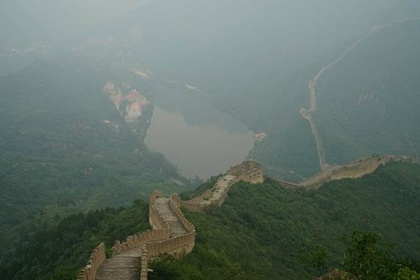
%> input picture lab1/asset/image/color.jpg, 420 x 280 px, shrunk from 690 x 460 before the run
$ octave --eval "result = Histogram_equalization(imread('../asset/image/color.jpg'));"   (GNU Octave 9; MATLAB toolbox functions it lacks are replaced by stand-ins)
%> lines starting %> are read from the running program, lines starting %| are printed output that depends on the picture; in (x1, y1, x2, y2) boxes, pixels count from 0 and x2, y2 are one past the last pixel; in counts of white or black regions, pixels touching at a corner belong together; the program's own positions count from 1
function [output] = Histogram_equalization(input_image)
%first test the image is a RGB or gray image
if numel(size(input_image)) == 3
    %this is a RGB image
    %here is just one method, if you have other ways to do the
    %equalization, you can change the following code

    %several methods to process RGB-images(need choose)
    %output = method1(input_image);
    %output = method2(input_image);
    output = method3(input_image);
    %output = method4(input_image);
    %output = method5(input_image);
    %output = method6(input_image);

else
    %this is a gray image
    [output] = hist_equal(input_image);
end
    % [22 lines left out: functions method1, method2, not called in this run]

    function [output] = method3(input_image)
    %convert RGB to HSI, apply hist_equal to I-dimension
    tmp = rgb2hsi(input_image);
%> in rgb2hsi, `theta = acos(num./(den + eps));`:
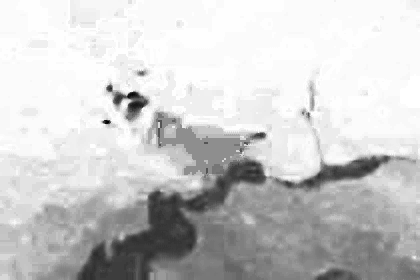
%> theta: size 280x420 double; min 1.37e-07, max 3.14, mean 2.51; drawn with min black and max white
%> in rgb2hsi, `H(b > g) = 2*pi - H(b > g);`:
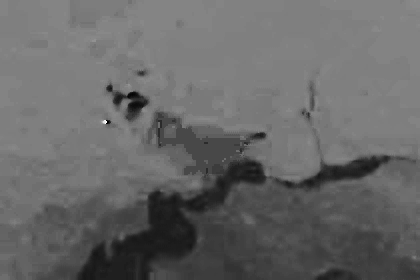
%> H: size 280x420 double; 8.72% of pixels changed, all inside (x1, y1, x2, y2) = (0, 0, 420, 160); drawn with min black and max white
%> in rgb2hsi, `S = 1 - 3.* num./den;`:
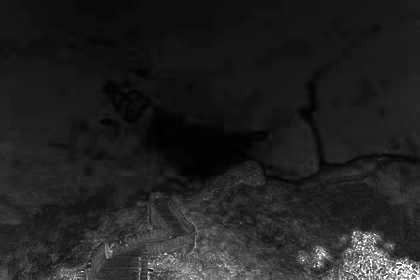
%> S: size 280x420 double; min 0, max 1, mean 0.134
%> in rgb2hsi, `H(S == 0) = 0;`: H: size 280x420 double; min 0, max 0.984, mean 0.401
%> in rgb2hsi, `hsi = cat(3, H, S, I);`:
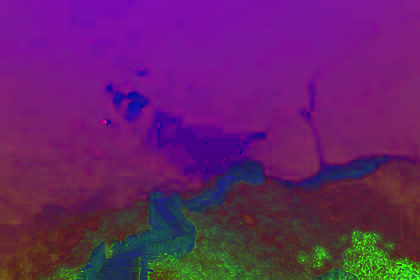
%> hsi: size 280x420x3 double; mean R, G, B 0.401, 0.134, 0.41
    h = tmp(:, :, 1);
    s = tmp(:, :, 2);
    i = tmp(:, :, 3);
    h1 = h;
    s1 = s;
    i1 = hist_equal(round(i * 255))/255;
%> after the loop in hist_equal, `for i = 1:r`: hist_a = 256 values, max 1322 at index 134, min 0 at index 1, mean 459.4
%> in hist_equal, `hist_a = hist_a / total_pixel;`: hist_a = 256 values, max 0.0112 at index 134, min 0 at index 1, mean 0.00391
%> after the loop in hist_equal, `for len = 1:total_graylevel`: out_b = 256 values from 0 to 255
%> after the loop in hist_equal, `for i = 1:r`:
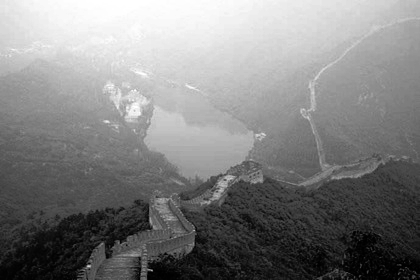
%> input_channel: size 280x420 double; min 0, max 255, mean 128.4
    output = hsi2rgb(cat(3,h1,s1,i1));
    end

    % [35 lines left out: functions method4, method5, method6, not called in this run]

    function [hsi] = rgb2hsi(rgb)
    %convert RGB to HSI
    rgb = im2double(rgb);
    r = rgb(:, :, 1);
    g = rgb(:, :, 2);
    b = rgb(:, :, 3);
    num = 0.5*((r - g) + (r - b));
    den = sqrt((r - g).^2 + (r - b).*(g - b));
    theta = acos(num./(den + eps));
    H = theta;
    H(b > g) = 2*pi - H(b > g);
    H = H/(2*pi);
    num = min(min(r, g), b);
    den = r + g + b;
    den(den == 0) = eps;
    S = 1 - 3.* num./den;
    H(S == 0) = 0;
    I = (r + g + b)/3;
    hsi = cat(3, H, S, I);
    end

    function [rgb] = hsi2rgb(hsi)
    %convert HSI to RGB
    H = hsi(:, :, 1) * 2 * pi;
    S = hsi(:, :, 2);
    I = hsi(:, :, 3);
    R = zeros(size(hsi, 1), size(hsi, 2));
    G = zeros(size(hsi, 1), size(hsi, 2));
    B = zeros(size(hsi, 1), size(hsi, 2));
    idx = find( (0 <= H) & (H < 2*pi/3));
    B(idx) = I(idx) .* (1 - S(idx));
    R(idx) = I(idx) .* (1 + S(idx) .* cos(H(idx)) ./ cos(pi/3 - H(idx)));
    G(idx) = 3*I(idx) - (R(idx) + B(idx));
    idx = find( (2*pi/3 <= H) & (H < 4*pi/3) );
    R(idx) = I(idx) .* (1 - S(idx));
    G(idx) = I(idx) .* (1 + S(idx) .* cos(H(idx) - 2*pi/3) ./ cos(pi - H(idx)));
    B(idx) = 3*I(idx) - (R(idx) + G(idx));
    idx = find( (4*pi/3 <= H) & (H <= 2*pi));
    G(idx) = I(idx) .* (1 - S(idx));
    B(idx) = I(idx) .* (1 + S(idx) .* cos(H(idx) - 4*pi/3) ./cos(5*pi/3 - H(idx)));
    R(idx) = 3*I(idx) - (G(idx) + B(idx));
    rgb = cat(3, R, G, B);
    rgb = max(min(rgb, 1), 0);
    end

    % [45 lines left out: functions rgb2yuv, yuv2rgb, rgb2ycbcr, ycbcr2rgb, not called in this run]

    function [output2] = hist_equal(input_channel)
    %concretely realize hist_qual
    %get basic information of input
    [r,c] = size(input_channel);
    total_pixel = r * c;
    total_graylevel = 256;
    %count dots for each graylevel
    hist_a = zeros(1,total_graylevel);
    for i = 1:r
        for j = 1:c
            hist_a(1,input_channel(i,j)+1) = hist_a(1,input_channel(i,j)+1) + 1;
        end
    end
    hist_a = hist_a / total_pixel;
    %get the graylevel conversion function
    out_b = zeros(1,total_graylevel);
    for len = 1:total_graylevel
        sum = 0;
        for tmp = 1:len
            sum = sum + hist_a(1,tmp);
        end
        out_b(1,len) = round(sum * (total_graylevel - 1));
    end
    %apply graylevel conversion function to tranform original input
    for i = 1:r
        for j = 1:c
            input_channel(i,j) = out_b(1,input_channel(i,j)+1);
        end
    end
    output2 = input_channel;
    end

end
%> in hsi2rgb, `idx = find( (0 <= H) & (H < 2*pi/3));`: idx = 34627 values from 3625 to 117600
%> in hsi2rgb, `R(idx) = I(idx) .* (1 + S(idx) .* cos(H(idx)) ./ cos(pi/3 - H(idx)));`:
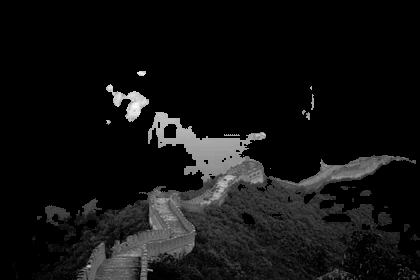
%> R: size 280x420 double; min 0, max 1.07, mean 0.076; drawn with min black and max white
%> in hsi2rgb, `idx = find( (2*pi/3 <= H) & (H < 4*pi/3) );`: idx = 82958 values from 1 to 117580
%> in hsi2rgb, `idx = find( (4*pi/3 <= H) & (H <= 2*pi));`: idx = [28682; 28683; 28962; 28963; 28964; 29241; 29242; 29243; 29244; 29521; 29522; 29523; 29524; 29802; 29803]
%> in hsi2rgb, `G(idx) = I(idx) .* (1 - S(idx));`: G: size 280x420 double; min 0, max 1.03, mean 0.534; mean of the top-left, top-right, bottom-left and bottom-right quarters 0.82, 0.729, 0.316, 0.271
%> in hsi2rgb, `B(idx) = I(idx) .* (1 + S(idx) .* cos(H(idx) - 4*pi/3) ./cos(5*pi/3 - ..`: B: size 280x420 double; min 0, max 1.03, mean 0.507; mean of the top-left, top-right, bottom-left and bottom-right quarters 0.814, 0.724, 0.27, 0.219
%> in hsi2rgb, `R(idx) = 3*I(idx) - (G(idx) + B(idx));`: R: size 280x420 double; min 0, max 1.07, mean 0.47
%> in hsi2rgb, `rgb = cat(3, R, G, B);`:
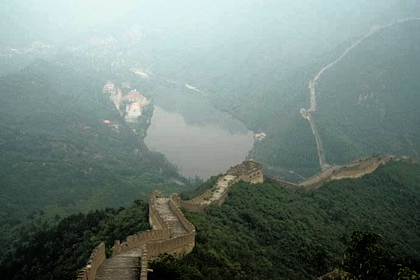
%> rgb: size 280x420x3 double; mean R, G, B 0.47, 0.534, 0.507; drawn with min black and max white

$ run again, on lab1/asset/image/sample0.jpg
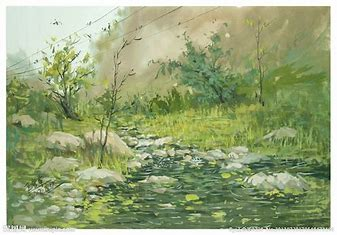
%> input picture lab1/asset/image/sample0.jpg, 337 x 235 px
%> after the loop in hist_equal, `for i = 1:r`: hist_a = 256 values, max 1341 at index 254, min 0 at index 1, mean 309.4
%> in hist_equal, `hist_a = hist_a / total_pixel;`: hist_a = 256 values, max 0.0169 at index 254, min 0 at index 1, mean 0.00391
%> after the loop in hist_equal, `for len = 1:total_graylevel`: out_b = 256 values from 0 to 255
%> in hsi2rgb, `idx = find( (0 <= H) & (H < 2*pi/3));`: idx = 73039 values from 1 to 79195
%> in hsi2rgb, `idx = find( (2*pi/3 <= H) & (H < 4*pi/3) );`: idx = 4651 values from 59 to 79120
%> in hsi2rgb, `B(idx) = 3*I(idx) - (R(idx) + G(idx));`:
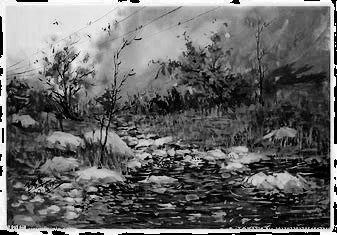
%> B: size 235x337 double; min 0, max 1, mean 0.408; drawn with min black and max white
%> in hsi2rgb, `idx = find( (4*pi/3 <= H) & (H <= 2*pi));`: idx = 1505 values from 17 to 79193
%> in hsi2rgb, `rgb = cat(3, R, G, B);`:
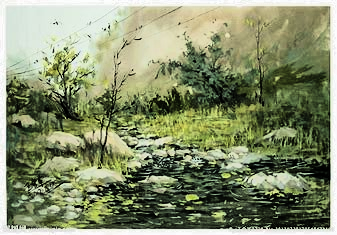
%> rgb: size 235x337x3 double; mean R, G, B 0.524, 0.559, 0.426; drawn with min black and max white

$ run again, on lab1/asset/image/sample0_p1.jpg
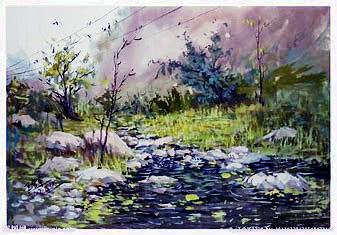
%> input picture lab1/asset/image/sample0_p1.jpg, 337 x 235 px
%> in rgb2hsi, `hsi = cat(3, H, S, I);`:
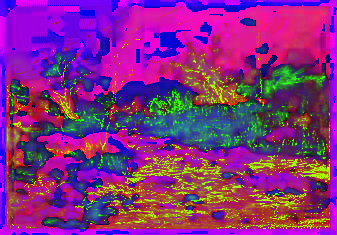
%> hsi: size 235x337x3 double; mean R, G, B 0.513, 0.176, 0.504
%> after the loop in hist_equal, `for i = 1:r`: hist_a = 256 values, max 567 at index 251, min 14 at index 1, mean 309.4
%> in hist_equal, `hist_a = hist_a / total_pixel;`: hist_a = 256 values, max 0.00716 at index 251, min 0.000177 at index 1, mean 0.00391
%> after the loop in hist_equal, `for len = 1:total_graylevel`: out_b = 256 values from 0 to 255
%> in hsi2rgb, `idx = find( (0 <= H) & (H < 2*pi/3));`: idx = 26866 values from 1 to 79159
%> in hsi2rgb, `idx = find( (2*pi/3 <= H) & (H < 4*pi/3) );`: idx = 26022 values from 5 to 79119
%> in hsi2rgb, `B(idx) = 3*I(idx) - (R(idx) + G(idx));`:
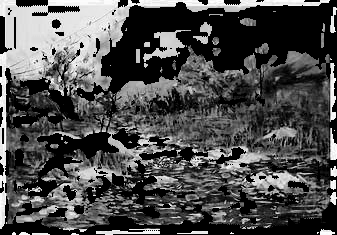
%> B: size 235x337 double; min 0, max 1.01, mean 0.308; drawn with min black and max white
%> in hsi2rgb, `idx = find( (4*pi/3 <= H) & (H <= 2*pi));`: idx = 26307 values from 17 to 79195
